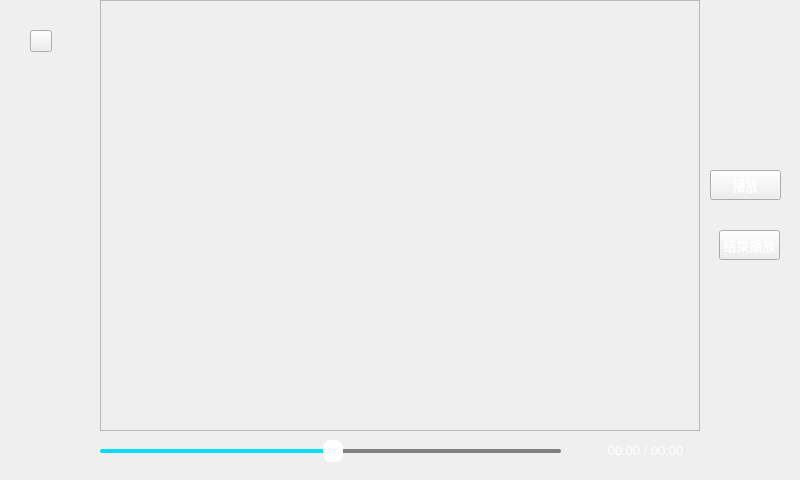
<?xml version="1.0" encoding="UTF-8"?>
<ui version="4.0">
 <class>hp_preview_avi</class>
 <widget class="QWidget" name="hp_preview_avi">
  <property name="geometry">
   <rect>
    <x>0</x>
    <y>0</y>
    <width>800</width>
    <height>480</height>
   </rect>
  </property>
  <property name="windowTitle">
   <string>Form</string>
  </property>
  <widget class="QFrame" name="frame">
   <property name="geometry">
    <rect>
     <x>100</x>
     <y>0</y>
     <width>600</width>
     <height>431</height>
    </rect>
   </property>
   <property name="frameShape">
    <enum>QFrame::StyledPanel</enum>
   </property>
   <property name="frameShadow">
    <enum>QFrame::Raised</enum>
   </property>
  </widget>
  <widget class="QToolButton" name="toolButton_close">
   <property name="geometry">
    <rect>
     <x>30</x>
     <y>30</y>
     <width>22</width>
     <height>22</height>
    </rect>
   </property>
   <property name="styleSheet">
    <string notr="true">
QToolButton{
border-image: url(:/res/return_n.png);
}

QToolButton::pressed{
border-image: url(:/res/return_s.png);
}

QToolButton::disabled{
border-image: url(:/res/return_d.png);
}
</string>
   </property>
   <property name="text">
    <string/>
   </property>
  </widget>
  <widget class="QToolButton" name="toolButton_videoPlay">
   <property name="geometry">
    <rect>
     <x>710</x>
     <y>170</y>
     <width>71</width>
     <height>30</height>
    </rect>
   </property>
   <property name="font">
    <font>
     <family>微软雅黑</family>
     <pointsize>10</pointsize>
     <weight>50</weight>
     <bold>false</bold>
    </font>
   </property>
   <property name="styleSheet">
    <string notr="true">QToolButton{
border-image: url(:/res/label_Background_n.png);
color:white;}
QToolButton::pressed{
border-image: url(:/res/label_Background_s.png);
color:white;}</string>
   </property>
   <property name="text">
    <string>播放</string>
   </property>
  </widget>
  <widget class="QToolButton" name="toolButton_videoStop">
   <property name="geometry">
    <rect>
     <x>719</x>
     <y>230</y>
     <width>61</width>
     <height>30</height>
    </rect>
   </property>
   <property name="font">
    <font>
     <family>微软雅黑</family>
     <pointsize>10</pointsize>
     <weight>50</weight>
     <bold>false</bold>
    </font>
   </property>
   <property name="styleSheet">
    <string notr="true">QToolButton{
border-image: url(:/res/label_Background_n.png);
color:white;}
QToolButton::pressed{
border-image: url(:/res/label_Background_s.png);
color:white;}</string>
   </property>
   <property name="text">
    <string>结束播放</string>
   </property>
  </widget>
  <widget class="QLabel" name="label_videoPlayTime">
   <property name="geometry">
    <rect>
     <x>580</x>
     <y>440</y>
     <width>131</width>
     <height>21</height>
    </rect>
   </property>
   <property name="font">
    <font>
     <pointsize>10</pointsize>
    </font>
   </property>
   <property name="layoutDirection">
    <enum>Qt::LeftToRight</enum>
   </property>
   <property name="styleSheet">
    <string notr="true">color:white;</string>
   </property>
   <property name="text">
    <string>00:00 / 00:00</string>
   </property>
   <property name="alignment">
    <set>Qt::AlignCenter</set>
   </property>
  </widget>
  <widget class="QSlider" name="slider_video">
   <property name="enabled">
    <bool>false</bool>
   </property>
   <property name="geometry">
    <rect>
     <x>100</x>
     <y>440</y>
     <width>461</width>
     <height>22</height>
    </rect>
   </property>
   <property name="styleSheet">
    <string notr="true">QSlider::groove:horizontal{
	border:0px solid #bbb;
}

QSlider::sub-page:horizontal{          /*进度条左边*/
	background-color:rgb(0, 221, 253);
	border-radius:2px;
	margin-top:9px;
	margin-bottom:9px;
}
QSlider::add-page:horizontal{       /*进度条右边*/
	background:gray;
	border:0px solid #777;
	border-radius:2px;
	margin-top:9px;
	margin-bottom:9px;
}
QSlider::handle:horizontal{         /*滑块*/
	border:0px solid white;
	background:#ffffff;
	border-radius:8px;
	width: 20px;
	margin-top:0px;
	margin-bottom:0px;
}</string>
   </property>
   <property name="value">
    <number>50</number>
   </property>
   <property name="orientation">
    <enum>Qt::Horizontal</enum>
   </property>
   <property name="tickPosition">
    <enum>QSlider::NoTicks</enum>
   </property>
  </widget>
 </widget>
 <resources/>
 <connections/>
</ui>
